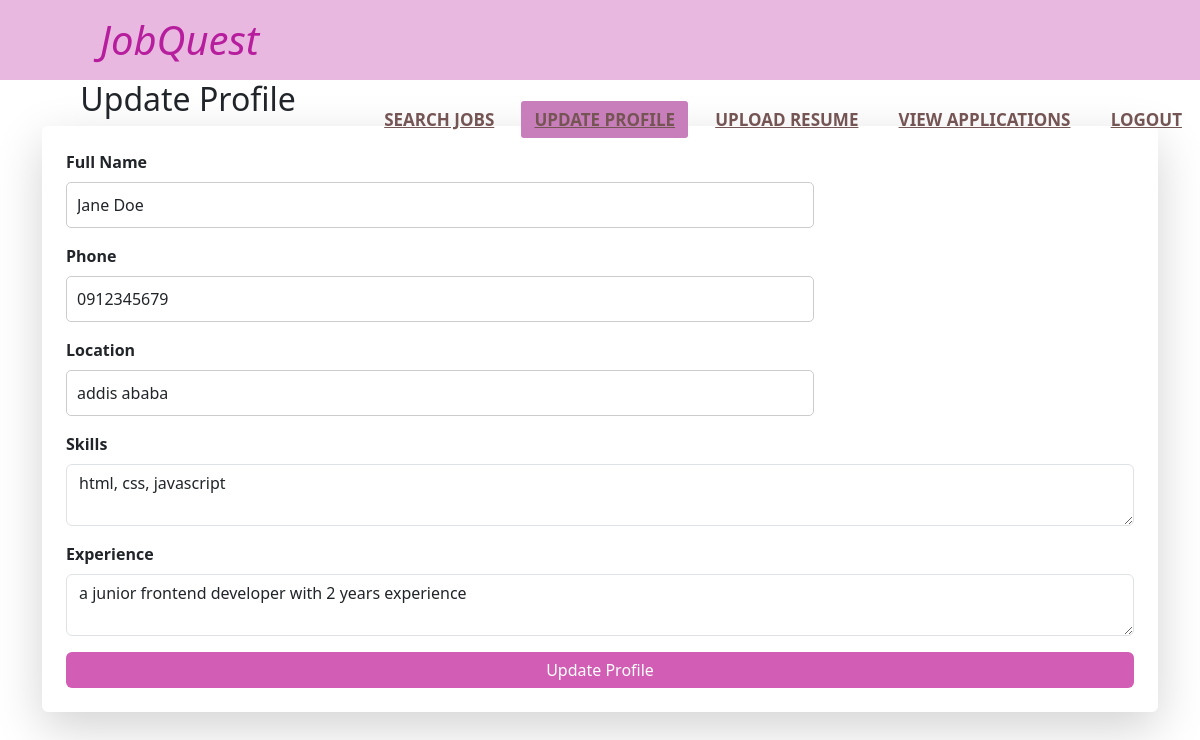
/php/update-profile.php (signed in), run on the app's committed database.
### tables this page shows
CREATE TABLE `employees` (
  `employee_id` int(11) NOT NULL,
  `user_id` int(11) NOT NULL,
  `phone` varchar(20) DEFAULT NULL,
  `resume` varchar(255) DEFAULT NULL,
  `skills` text DEFAULT NULL,
  `experience` text DEFAULT NULL,
  `location` varchar(255) DEFAULT NULL
);

CREATE TABLE `users` (
  `user_id` int(11) NOT NULL,
  `name` varchar(255) NOT NULL,
  `email` varchar(255) NOT NULL,
  `password` varchar(255) NOT NULL,
  `role` enum('employee','employer','admin') NOT NULL,
  `created_at` timestamp NOT NULL DEFAULT current_timestamp()
);

### php/update-profile.php (the view, shortened to what this page needs)
<?php
include 'config.php';
$query = "SELECT employees.employee_id, users.name, employees.phone, employees.location, employees.skills, employees.experience, employees.resume
          FROM employees
          JOIN users ON employees.user_id = users.user_id
          WHERE users.user_id = ?";
$stmt = mysqli_prepare($conn, $query);
mysqli_stmt_bind_param($stmt, "i", $_SESSION['user_id']);
mysqli_stmt_execute($stmt);
$result = mysqli_stmt_get_result($stmt);
$employee = mysqli_fetch_assoc($result);
?>
<!DOCTYPE html>
<html lang="en">
<head>
    <link rel="stylesheet" href="style-employee1.css">
    <link rel="stylesheet" href="https://cdnjs.cloudflare.com/ajax/libs/font-awesome/6.6.0/css/all.min.css">
    <link rel="stylesheet" href="https://cdn.jsdelivr.net/npm/bootstrap@5.3.3/dist/css/bootstrap.min.css">
</head>
<body>
<nav>
    <label class="logo">JobQuest</label>
    <ul>
        <li><a href="search-jobs.php">Search Jobs</a></li>
        <li><a class="active" href="update-profile.php">Update Profile</a></li>
        <li><a href="upload-resume.php">Upload Resume</a></li>
        <li><a href="view-applications.php">View Applications</a></li>
        <li><a href="logout.php">Logout</a></li>
    </ul>
</nav>
<section>
    <div class="container-lg">
        <h2 class="text-center">Update Profile</h2>
        <form action="update-profile.php" method="post" class="p-4 shadow-lg bg-white rounded">
            <div class="mb-3">
                <label for="name" class="form-label fw-bold">Full Name</label>
                <input type="text" class="form-control" name="name" value="<?= htmlspecialchars($employee['name']) ?>" required>
            </div>
            <div class="mb-3">
                <label for="phone" class="form-label fw-bold">Phone</label>
                <input type="text" class="form-control" name="phone" value="<?= htmlspecialchars($employee['phone']) ?>" required>
            </div>
            <div class="mb-3">
                <label for="location" class="form-label fw-bold">Location</label>
                <input type="text" class="form-control" name="location" value="<?= htmlspecialchars($employee['location']) ?>" required>
            </div>
            <div class="mb-3">
                <label for="skills" class="form-label fw-bold">Skills</label>
                <textarea class="form-control" name="skills" required><?= htmlspecialchars($employee['skills']) ?></textarea>
            </div>
            <div class="mb-3">
                <label for="experience" class="form-label fw-bold">Experience</label>
                <textarea class="form-control" name="experience" required><?= htmlspecialchars($employee['experience']) ?></textarea>
            </div>
            <button type="submit" class="btn btn-primary w-100" style="background-color: #d15db4; border: #d15db4">Update Profile</button>
        </form>
    </div>
</section>
</body>
</html>

### css/style-employee1.css (style rules this page uses)
body { font-family: 'Arial', sans-serif; background-color: #f8f9fa; margin: 0; padding: 0; text-decoration: none; box-sizing: border-box; list-style: none; }
nav { background: #e9b8e1; height: 80px; width: 100%; }
label.logo { color: #b61e9d; font-size: 40px; line-height: 80px; font-style: italic; padding: 0 100px; }
nav ul { float: right; line-height: 20px; }
nav ul li { display: inline-block; line-height: 80px; margin: 0 5px; }
nav ul li a { color: rgb(117, 84, 84); font-size: 17px; padding: 7px 13px; border-radius: 3px; text-transform: uppercase; font-weight: bold; }
a.active, a:hover { background: #c97ebc; transition: .5s; }
form { margin-bottom: 20px; }
input[type="text"] { width: 70%; padding: 10px; border: 1px solid #ccc; border-radius: 5px; }
button { padding: 10px; background: #d15db4; color: white; border: none; border-radius: 5px; cursor: pointer; }

### data on the page
employees: name "Jane Doe", phone "0912345679", location "addis ababa", skills "html, css, javascript", experience "a junior frontend developer with 2 years experience"
